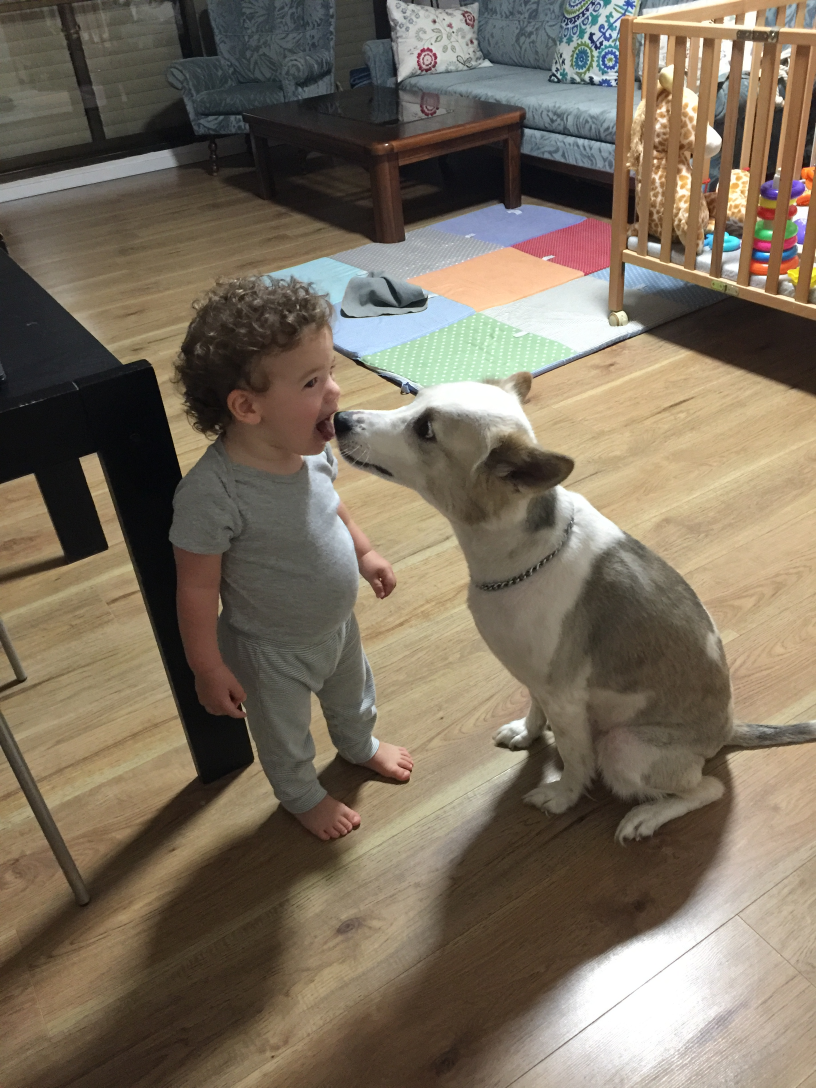
#> input picture pitsikisseslexie.jpg, 2448 x 3264 px (shown at 1/3 size)
$ python imageManipulations.py
#> lines starting #> are read from the running program, lines starting #| are printed output that depends on the picture; long printed decimals are rounded
# playing with OpenCV in Python...

import cv2
import numpy as np

print('Loading image...')
input = cv2.imread('./pitsikisseslexie.jpg')
#> input is the input picture: shape (3264, 2448, 3); mean B, G, R 93.6, 110.1, 121.9
originalImage = input
height = input.shape[0]
#> height = 3264
width = input.shape[1]
#> width = 2448
grayscaleImage = cv2.cvtColor(originalImage, cv2.COLOR_BGR2GRAY)
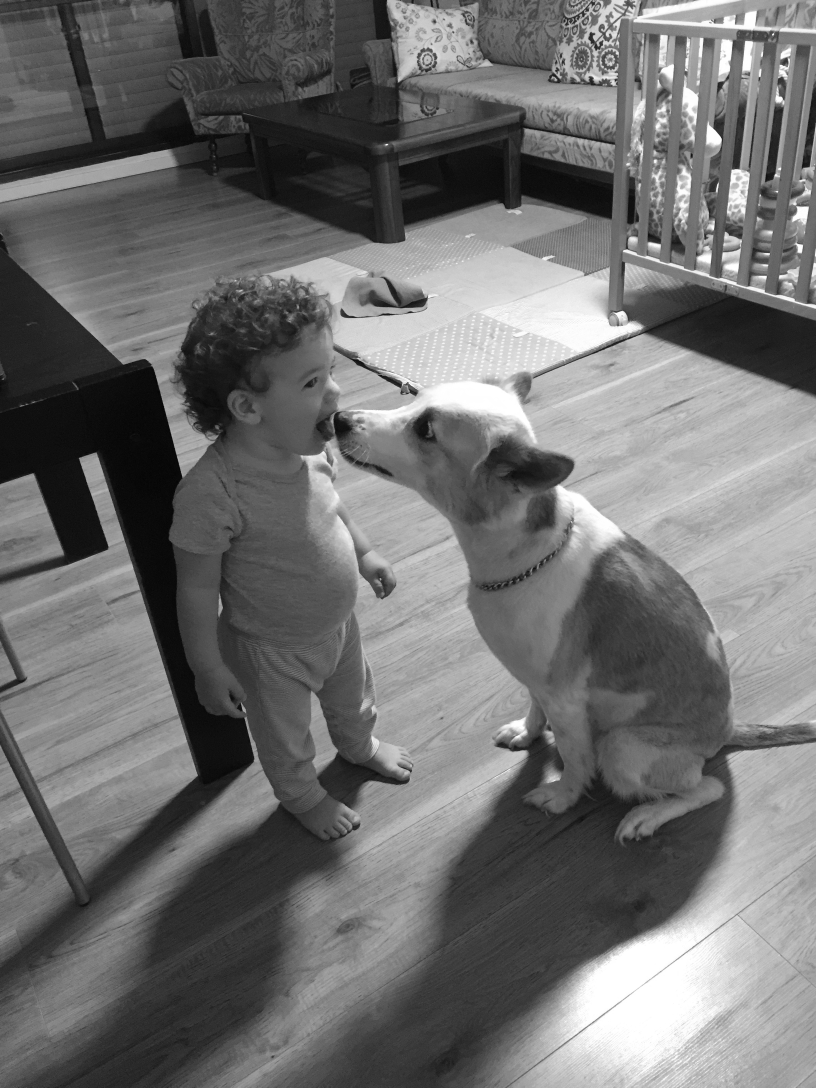
#> grayscaleImage: shape (3264, 2448) (shown at 1/3 size); min 1, max 255, mean 111.7

verticalScaleFactor = 900.0/height
#> verticalScaleFactor = 0.276
horizontalScaleFactor = 1440.0/width
#> horizontalScaleFactor = 0.588

print('Horizontal factor:',  horizontalScaleFactor)
#| Horizontal factor: 0.5882
print('Vertical factor:',  verticalScaleFactor)
#| Vertical factor: 0.2757
scaleFactor = min(verticalScaleFactor, horizontalScaleFactor)
#> scaleFactor = 0.276
print('minimum to be used is:', scaleFactor)
#| minimum to be used is: 0.2757


output = cv2.resize(grayscaleImage,(0,0), fx = scaleFactor, fy=scaleFactor)
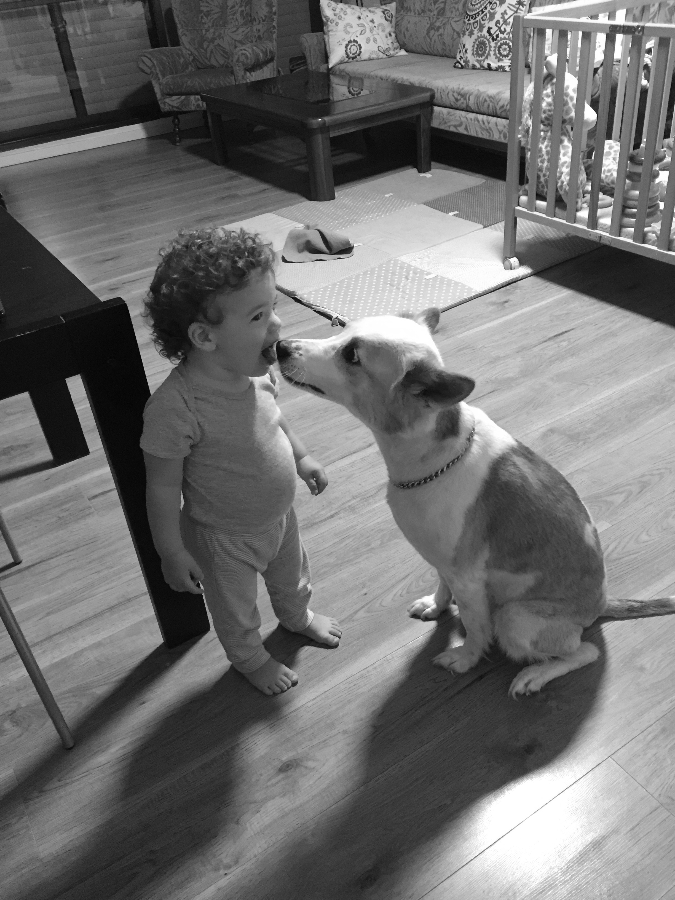
#> output: shape (900, 675); min 3, max 255, mean 111.6

cv2.imshow('Very nice', output)
cv2.waitKey(0)
cv2.destroyAllWindows()
